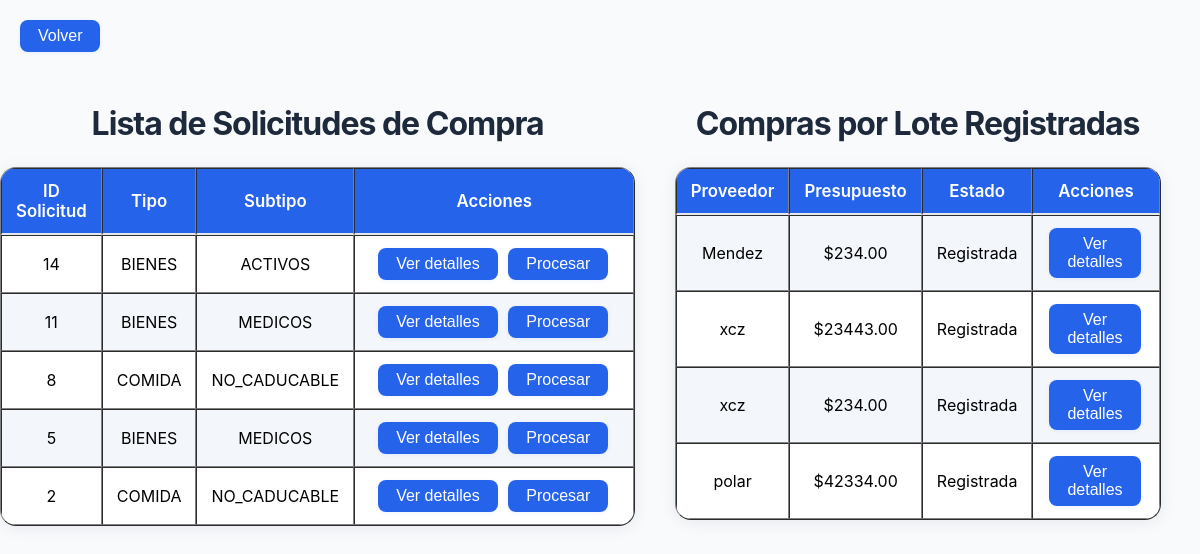
Before: /solicitudes/ with the older database file.
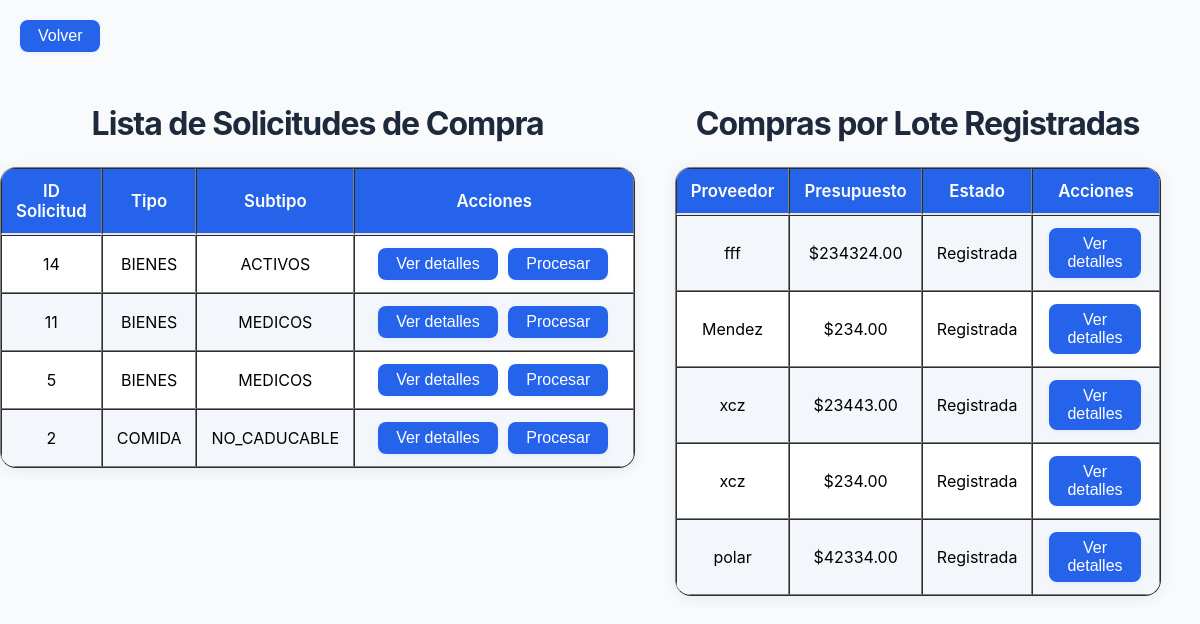
After: the same page with the newer database file.
### compras/models.py (models this page shows)
class SolicitudSubtipo(models.Model):
    id = models.AutoField(primary_key=True)
    tipo = models.CharField(max_length=50)
    subtipo = models.CharField(max_length=50)
    procesada = models.BooleanField(default=False)

class CompraLote(models.Model):
    ESTADO_CHOICES = [
        ('registrada', 'Registrada'),
        ('espera_revision', 'En espera por revisión'),
        ('exitosa', 'Exitosa'),
        ('defectuosa', 'Defectuosa'),
        ('cancelada', 'Cancelada'),
    ]
    empresa_nombre = models.CharField(max_length=100)
    empresa_contacto = models.CharField(max_length=100)
    empresa_ubicacion = models.CharField(max_length=100)
    proveedor = models.ForeignKey('Proveedores', on_delete=models.PROTECT)
    puerto_entrega = models.CharField(max_length=100)
    notas_compra = models.TextField(blank=True)
    presupuesto_lote = models.DecimalField(max_digits=15, decimal_places=2)
    estado = models.CharField(max_length=20, choices=ESTADO_CHOICES, default='registrada')
    fecha = models.DateTimeField(auto_now_add=True)
    solicitud = models.ForeignKey('SolicitudSubtipo', null=True, blank=True, on_delete=models.SET_NULL, related_name='lotes')

class Proveedores(models.Model):
    paises= [
    ]
    TIPO_CHOICES = [
        ('COMIDA', 'Comida'),
        ('BIENES', 'Bienes'),
    ]
    SUBTIPO_CHOICES = [
        ('CADUCABLE', 'Caducable'),
        ('NO_CADUCABLE', 'No caducable'),
        ('REFRIGERADO', 'Refrigerado'),
        ('NO_REFRIGERADO', 'No refrigerado'),
        ('BEBIDA', 'Bebida'),
        ('LICOR', 'Licor'),
        ('REPUESTOS', 'Repuestos'),
        ('LIMPIEZA', 'Materiales de limpieza'),
        ('MEDICOS', 'Materiales médicos'),
        ('ACTIVOS', 'Bienes activos'),
    ]
    name = models.CharField(max_length=100)
    service_or_product = models.CharField(max_length=100)
    categorie = models.CharField(max_length=100)
    contact = models.CharField(max_length=100)
    countries = models.ManyToManyField(Paises)
    sucursal = models.CharField(max_length=100)
    tipo = models.CharField(max_length=20, choices=TIPO_CHOICES, default='BIENES')
    subtipo = models.CharField(max_length=20, choices=SUBTIPO_CHOICES, blank=True, null=True)

### compras/views.py (the view, shortened to what this page needs)
# urls.py: path('solicitudes/', lista_solicitudes_view, name='lista_solicitudes'),
def lista_solicitudes_view(request):
    from .models import CompraLote
    solicitudes = SolicitudSubtipo.objects.filter(procesada=False).order_by('-id')
    compras_lote = CompraLote.objects.exclude(estado__in=['exitosa', 'defectuosa', 'cancelada']).order_by('-fecha')
    return render(request, 'lista_solicitudes.html', {'solicitudes': solicitudes, 'compras_lote': compras_lote})

### compras/templates/lista_solicitudes.html (shortened to what this page needs)
{% load static %}
<!DOCTYPE html>
<html lang="es">
<head>
    <link rel="stylesheet" href="{% static 'styles/styles_compras.css' %}">
    <link rel="stylesheet" href="{% static 'styles/lista_solicitudes.css' %}">
</head>
<body>
    <a href="{% url 'dashboard' %}"><button class="volver">Volver</button></a>
    <div style="display: flex; flex-direction: row; justify-content: space-around;">
        <div class="solicitudes">
            <h2>Lista de Solicitudes de Compra</h2>
            <table border="1">
                <thead>
                    <tr>
                        <th>ID Solicitud</th>
                        <th>Tipo</th>
                        <th>Subtipo</th>
                        <th style="min-width: 250px;">Acciones</th>
                    </tr>
                </thead>
                <tbody>
                    {% for solicitud in solicitudes %}
                    <tr>
                        <td>{{ solicitud.id }}</td>
                        <td>{{ solicitud.tipo }}</td>
                        <td>{{ solicitud.subtipo }}</td>
                        <td>
                            <a href="{% url 'detalle_solicitud' solicitud.id %}"><button>Ver detalles</button></a>
                            <a href="{% url 'procesar_materiales_solicitud' solicitud.id %}"><button {% if solicitud.procesada %}disabled{% endif %}>Procesar</button></a>
                        </td>
                    </tr>
                    {% empty %}
                    <tr><td colspan="5">No hay solicitudes registradas.</td></tr>
                    {% endfor %}
                </tbody>
            </table>
        </div>
        <div class="compras">
            <h2>Compras por Lote Registradas</h2>
            <table border="1">
                <tr>
                    <th>Proveedor</th>
                    <th>Presupuesto</th>
                    <th>Estado</th>
                    <th>Acciones</th>
                </tr>
                {% for compra in compras_lote %}
                <tr>
                    <td>{{ compra.proveedor.name }}</td>
                    <td>${{ compra.presupuesto_lote }}</td>
                    <td>
                        {{ compra.get_estado_display }}
                    </td>
                    <td>
                        <a href="{% url 'detalle_compra_lote' compra.id %}"><button>Ver detalles</button></a>
                    </td>
                </tr>
                {% empty %}
                <tr><td colspan="5">No hay compras registradas.</td></tr>
                {% endfor %}
            </table>
        </div>
    </div>
</body>
</html>

Changed rows visible on the page:
no longer on this page (row edited): SolicitudSubtipo: id "8", tipo "COMIDA", subtipo "NO_CADUCABLE"
added CompraLote: proveedor.name "fff", presupuesto_lote "234324.00", estado "Registrada"
